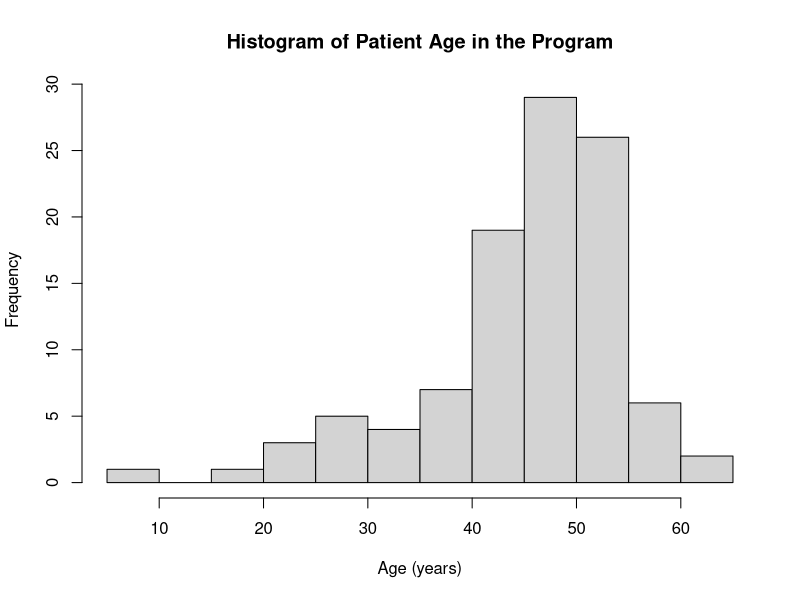
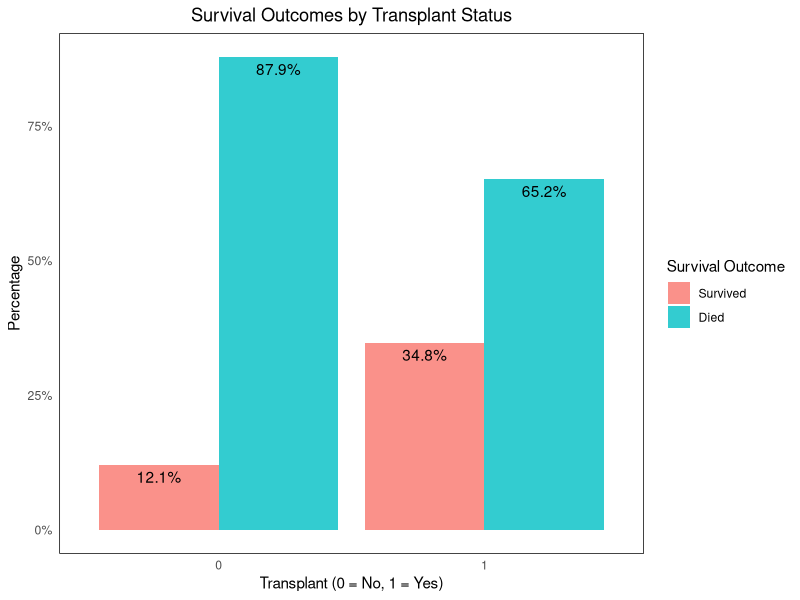
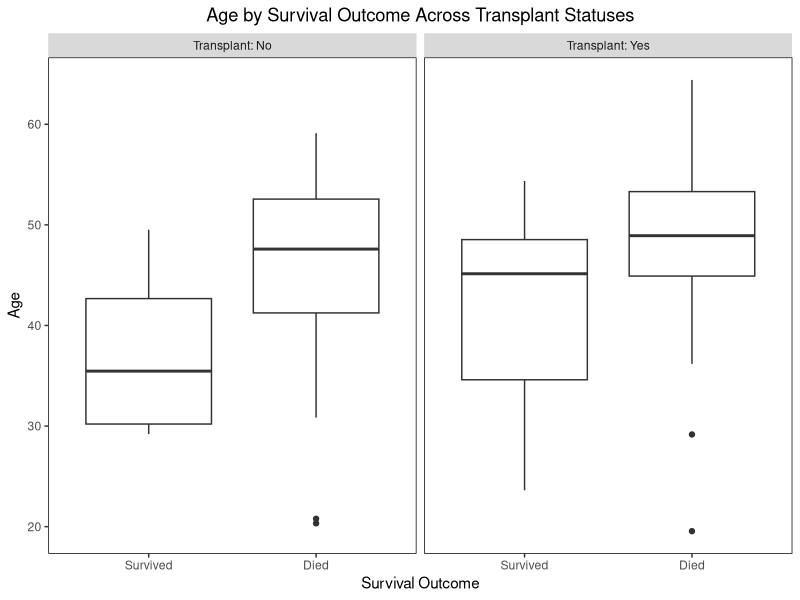
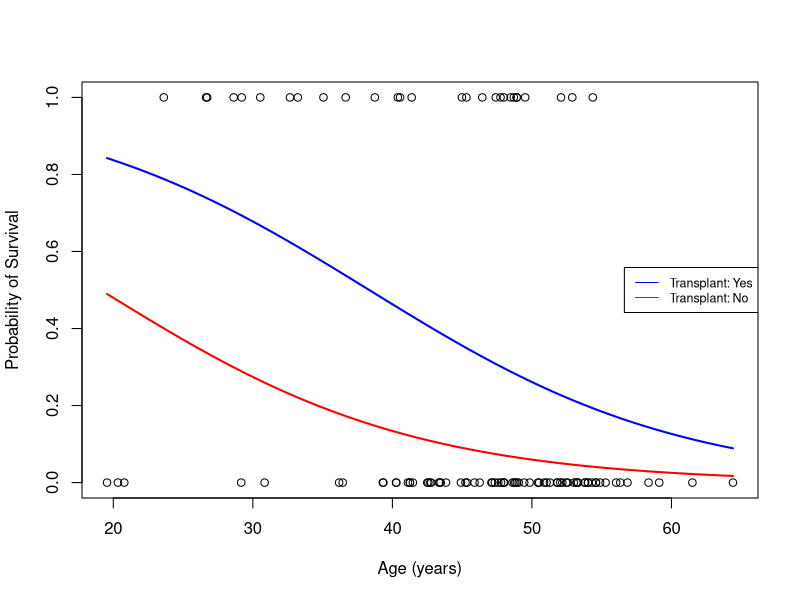
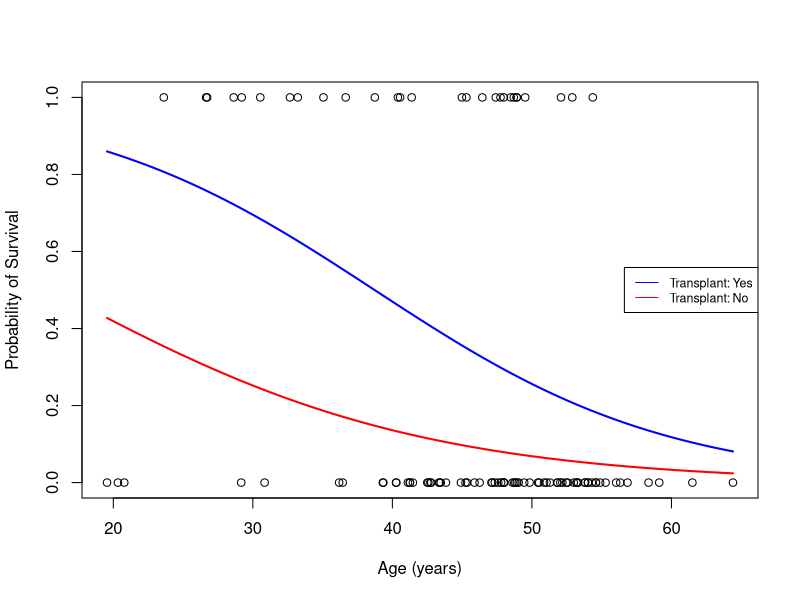

Write R code to recreate these figures, in order.
## ---- chunk 1
library(ggplot2)
library(mgcv)
library(survival)
library(dplyr)
## ---- chunk 2
jasa
# birth.dt:	birth date
# accept.dt:	acceptance into program
# tx.date:	transplant date
# fu.date:	end of followup
# fustat:	dead or alive (dead=1, alive=0)
# surgery:	prior bypass surgery
# age:	age (in years)
# futime:	followup time
# wait.time:	time before transplant
# transplant:	transplant indicator
# mismatch:	mismatch score
# hla.a2:	particular type of mismatch
# mscore:	another mismatch score
# reject:	rejection occurred
## ---- chunk 3
hist(jasa$age, xlab="Age (years)", main="Histogram of Patient Age in the Program")
summary(jasa$age)
## ---- chunk 4
jasa[jasa$age==min(jasa$age),]
## ---- chunk 5
# Make labels for the transplant status and survival outcome.
jasa$transplant_label <- factor(jasa$transplant, levels=c(0,1), labels=c("Transplant: No", "Transplant: Yes"))
jasa$fustat_label <- factor(jasa$fustat, levels=c(0,1), labels=c("Survived","Died") )
jasa$fustat_rev <- -(jasa$fustat-1)
## ---- chunk 6
# Remove the outlier
clean <-jasa[which(jasa$age!=min(jasa$age)),]
## ---- chunk 7
data_summary <- clean %>%
  group_by(reject, fustat_label) %>%
  summarise(count = n()) %>%
  mutate(total = sum(count),
         percent = (count / total) * 100)
data_summary
## ---- chunk 8
data_summary <- clean %>%
  group_by(transplant, fustat_label) %>%
  summarise(count = n()) %>%
  mutate(total = sum(count),
         percent = (count / total) * 100)
data_summary
## ---- chunk 9
ggplot(data_summary, aes(x = factor(transplant), y = percent, fill = factor(fustat_label))) +
  geom_bar(stat = "identity", position = position_dodge(), alpha = 0.8) +
  geom_text(aes(label = sprintf("%.1f%%", percent), group = factor(fustat_label)),
            position = position_dodge(width = 0.9), vjust = 1.5) +
  scale_y_continuous("Percentage", labels = scales::percent_format(scale=1)) +
  labs(x = "Transplant (0 = No, 1 = Yes)", fill = "Survival Outcome") +
  ggtitle("Survival Outcomes by Transplant Status") +
  theme_minimal() +
  theme(plot.title = element_text(hjust = 0.5),
        panel.border = element_rect(color = "black", fill = NA),
        panel.grid = element_blank(), 
        panel.background = element_blank())
## ---- chunk 10
ggplot(clean, aes(x = factor(fustat_label), y = age)) +
  geom_boxplot() +
  facet_wrap(~transplant_label) +  
  labs(x = "Survival Outcome", y = "Age", title = "Age by Survival Outcome Across Transplant Statuses") +
  theme(plot.title = element_text(hjust = 0.5),
        panel.border = element_rect(color = "black", fill = NA), 
        panel.grid = element_blank(), 
        panel.background = element_blank()) 
## ---- chunk 11
summary(clean[clean$transplant==1,]$age)
summary(clean[clean$transplant==0,]$age)

wilcox.test(clean[clean$transplant==1,]$age, clean[clean$transplant==0,]$age)

## ---- chunk 12
glm_main <- glm(fustat_rev ~ age, data = clean, family = binomial())
summary(glm_main)
## ---- chunk 13
glm_main <- glm(fustat_rev ~ age + transplant, data = clean, family = binomial())
summary(glm_main)
## ---- chunk 14
glm_int <- glm(fustat_rev ~ age + transplant + age:transplant, data = clean, family = binomial())
summary(glm_int)
## ---- chunk 15
xval=seq(min(clean$age),max(clean$age),length.out=500)
plot(clean$age, clean$fustat_rev, xlab="Age (years)", ylab="Probability of Survival")
fitted_0 <- predict(glm_main, newdata = data.frame(age=xval, transplant=rep(0,length(xval))), type = "response")
fitted_1 <- predict(glm_main, newdata = data.frame(age=xval, transplant=rep(1,length(xval))), type = "response")
lines(xval, fitted_0, col = "red", lwd = 2)
lines(xval, fitted_1, col = "blue", lwd = 2)
legend("right", legend=c("Transplant: Yes","Transplant: No"), ncol=1, col=c("blue","red"), lty=1, cex=0.75)
## ---- chunk 16
xval=seq(min(clean$age),max(clean$age),length.out=500)
plot(clean$age, clean$fustat_rev, xlab="Age (years)", ylab="Probability of Survival")
fitted_0 <- predict(glm_int, newdata = data.frame(age=xval, transplant=rep(0,length(xval))), type = "response")
fitted_1 <- predict(glm_int, newdata = data.frame(age=xval, transplant=rep(1,length(xval))), type = "response")
lines(xval, fitted_0, col = "red", lwd = 2)
lines(xval, fitted_1, col = "blue", lwd = 2)
legend("right", legend=c("Transplant: Yes","Transplant: No"), ncol=1, col=c("blue","red"), lty=1, cex=0.75)
## ---- chunk 17
confint(glm_main)
## ---- chunk 18
confint(glm_int)
